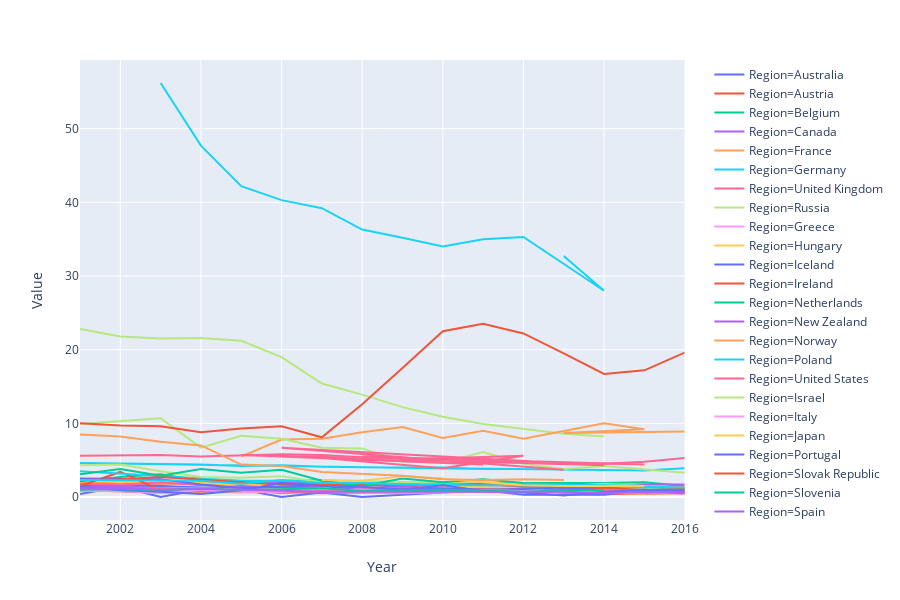

Source (notebook cell):
### Markdown cell above
## 국가별 강력범죄 발생률

### Code cell
px.line(crime_df[crime_df['VAR'] == 'HOMIC_RA'], x='Year', y='Value', color='Region')

### Figure 1 — Plotly figure (JSON) as saved in the notebook; plotly's stock layout.template omitted (floating-point values rounded to 4 significant figures)
{"data": [{"hoverlabel": {"namelength": 0}, "hovertemplate": "Region=Australia<br>Year=%{x}<br>Value=%{y}", "legendgroup": "Region=Australia", "line": {"color": "#636efa", "dash": "solid"}, "mode": "lines", "name": "Region=Australia", "showlegend": true, "type": "scatter", "x": [2001, 2002, 2003, 2004, 2005, 2006, 2007, 2008, 2009, 2010, 2011, 2012, 2013, 2014, 2015, 2016], "xaxis": "x", "y": [1.6, 1.6, 1.5, 1.3, 1.3, 1.4, 1.2, 1.2, 1.2, 1, 1.1, 1.1, 1, 1, 1, 0.9], "yaxis": "y"}, {"hoverlabel": {"namelength": 0}, "hovertemplate": "Region=Austria<br>Year=%{x}<br>Value=%{y}", "legendgroup": "Region=Austria", "line": {"color": "#EF553B", "dash": "solid"}, "mode": "lines", "name": "Region=Austria", "showlegend": true, "type": "scatter", "x": [2001, 2002, 2003, 2004, 2005, 2006, 2007, 2008, 2009, 2010, 2011, 2012, 2013, 2015, 2014, 2016], "xaxis": "x", "y": [0.9, 0.8, 0.6, 0.7, 0.7, 0.7, 0.5, 0.6, 0.5, 0.7, 0.8, 1, 0.6, 0.5, 0.4, 0.5], "yaxis": "y"}, {"hoverlabel": {"namelength": 0}, "hovertemplate": "Region=Belgium<br>Year=%{x}<br>Value=%{y}", "legendgroup": "Region=Belgium", "line": {"color": "#00cc96", "dash": "solid"}, "mode": "lines", "name": "Region=Belgium", "showlegend": true, "type": "scatter", "x": [2001, 2002, 2003, 2004, 2005, 2006, 2007, 2008, 2009, 2010, 2011, 2012, 2013, 2014, 2015, 2016], "xaxis": "x", "y": [2.1, 2.7, 3.1, 2.2, 2.1, 2.1, 2, 1.9, 1.8, 1.7, 1.9, 1.9, 1.8, 1.9, 2, 1.5], "yaxis": "y"}, {"hoverlabel": {"namelength": 0}, "hovertemplate": "Region=Canada<br>Year=%{x}<br>Value=%{y}", "legendgroup": "Region=Canada", "line": {"color": "#ab63fa", "dash": "solid"}, "mode": "lines", "name": "Region=Canada", "showlegend": true, "type": "scatter", "x": [2001, 2002, 2003, 2004, 2005, 2006, 2007, 2008, 2009, 2010, 2011, 2012, 2013, 2014, 2015, 2016], "xaxis": "x", "y": [1.8, 1.9, 1.7, 2, 2.1, 1.9, 1.8, 1.8, 1.8, 1.6, 1.7, 1.6, 1.5, 1.5, 1.7, 1.7], "yaxis": "y"}, {"hoverlabel": {"namelength": 0}, "hovertemplate": "Region=France<br>Year=%{x}<br>Value=%{y}", "legendgroup": "Region=France", "line": {"color": "#FFA15A", "dash": "solid"}, "mode": "lines", "name": "Region=France", "showlegend": true, "type": "scatter", "x": [2001, 2002, 2003, 2004, 2005, 2006, 2007, 2008, 2009, 2010, 2011, 2012, 2013, 2014, 2015, 2016], "xaxis": "x", "y": [1.9, 2, 1.8, 1.8, 1.8, 1.6, 1.5, 1.5, 1.2, 1.2, 1.3, 1.2, 1.2, 1.1, 1.2, 1.4], "yaxis": "y"}, {"hoverlabel": {"namelength": 0}, "hovertemplate": "Region=Germany<br>Year=%{x}<br>Value=%{y}", "legendgroup": "Region=Germany", "line": {"color": "#19d3f3", "dash": "solid"}, "mode": "lines", "name": "Region=Germany", "showlegend": true, "type": "scatter", "x": [2008, 2009, 2010, 2011, 2001, 2002, 2003, 2004, 2005, 2006, 2007, 2012, 2013, 2014, 2015, 2016], "xaxis": "x", "y": [4, 4, 4, 3.8, 4.6, 4.5, 4.4, 4.4, 4.2, 4.3, 4.1, 3.8, 3.7, 3.7, 3.6, 3.9], "yaxis": "y"}, {"hoverlabel": {"namelength": 0}, "hovertemplate": "Region=United Kingdom<br>Year=%{x}<br>Value=%{y}", "legendgroup": "Region=United Kingdom", "line": {"color": "#FF6692", "dash": "solid"}, "mode": "lines", "name": "Region=United Kingdom", "showlegend": true, "type": "scatter", "x": [2001, 2002, 2003, 2004, 2005, 2006, 2007, 2008, 2009, 2010, 2011, 2012, 2013, 2014, 2015, 2016], "xaxis": "x", "y": [1.8, 1.6, 2, 1.6, 1.7, 1.4, 1.5, 1.3, 1.2, 1.2, 1.1, 1.1, 1, 0.9, 1, 1.2], "yaxis": "y"}, {"hoverlabel": {"namelength": 0}, "hovertemplate": "Region=Russia<br>Year=%{x}<br>Value=%{y}", "legendgroup": "Region=Russia", "line": {"color": "#B6E880", "dash": "solid"}, "mode": "lines", "name": "Region=Russia", "showlegend": true, "type": "scatter", "x": [2001, 2002, 2003, 2004, 2005, 2006, 2007, 2008, 2009, 2010, 2011, 2012, 2013, 2014], "xaxis": "x", "y": [22.8, 21.8, 21.5, 21.6, 21.2, 19, 15.4, 13.9, 12.2, 10.9, 9.9, 9.2, 8.6, 8.2], "yaxis": "y"}, {"hoverlabel": {"namelength": 0}, "hovertemplate": "Region=Greece<br>Year=%{x}<br>Value=%{y}", "legendgroup": "Region=Greece", "line": {"color": "#FF97FF", "dash": "solid"}, "mode": "lines", "name": "Region=Greece", "showlegend": true, "type": "scatter", "x": [2001, 2002, 2003, 2004, 2005, 2006, 2007, 2008, 2009, 2010, 2011, 2012, 2013, 2014, 2015, 2016], "xaxis": "x", "y": [1.2, 0.9, 1.1, 1, 1.2, 1, 1.2, 1.3, 1.3, 1.6, 1.5, 1.4, 1.3, 1, 0.8, 0.8], "yaxis": "y"}, {"hoverlabel": {"namelength": 0}, "hovertemplate": "Region=Hungary<br>Year=%{x}<br>Value=%{y}", "legendgroup": "Region=Hungary", "line": {"color": "#FECB52", "dash": "solid"}, "mode": "lines", "name": "Region=Hungary", "showlegend": true, "type": "scatter", "x": [2001, 2002, 2003, 2004, 2005, 2006, 2007, 2008, 2009, 2010, 2011, 2012, 2013, 2015, 2014, 2016], "xaxis": "x", "y": [2.5, 2, 2.3, 2, 1.6, 1.7, 1.5, 1.5, 1.4, 1.3, 1.4, 1.1, 1.4, 1, 1.3, 1], "yaxis": "y"}, {"hoverlabel": {"namelength": 0}, "hovertemplate": "Region=Iceland<br>Year=%{x}<br>Value=%{y}", "legendgroup": "Region=Iceland", "line": {"color": "#636efa", "dash": "solid"}, "mode": "lines", "name": "Region=Iceland", "showlegend": true, "type": "scatter", "x": [2001, 2002, 2003, 2004, 2005, 2006, 2007, 2008, 2009, 2010, 2011, 2012, 2013, 2014, 2015], "xaxis": "x", "y": [0.4, 1.4, 0, 1, 1, 0, 0.6, 0, 0.3, 0.6, 0.9, 0.3, 0.3, 0.3, 0.9], "yaxis": "y"}, {"hoverlabel": {"namelength": 0}, "hovertemplate": "Region=Ireland<br>Year=%{x}<br>Value=%{y}", "legendgroup": "Region=Ireland", "line": {"color": "#EF553B", "dash": "solid"}, "mode": "lines", "name": "Region=Ireland", "showlegend": true, "type": "scatter", "x": [2001, 2002, 2003, 2004, 2005, 2006, 2007, 2008, 2009, 2010, 2011, 2012, 2013, 2014, 2015, 2016], "xaxis": "x", "y": [1.5, 3.4, 0.9, 0.7, 1.2, 1.4, 1.6, 1.1, 1.2, 1.1, 0.9, 1.1, 1.1, 1.1, 0.6, 0.8], "yaxis": "y"}, {"hoverlabel": {"namelength": 0}, "hovertemplate": "Region=Netherlands<br>Year=%{x}<br>Value=%{y}", "legendgroup": "Region=Netherlands", "line": {"color": "#00cc96", "dash": "solid"}, "mode": "lines", "name": "Region=Netherlands", "showlegend": true, "type": "scatter", "x": [2001, 2002, 2003, 2004, 2005, 2006, 2007, 2008, 2009, 2010, 2011, 2012], "xaxis": "x", "y": [1.3, 1.2, 1.2, 1.2, 1.1, 0.8, 0.9, 0.9, 0.9, 0.9, 0.9, 0.9], "yaxis": "y"}, {"hoverlabel": {"namelength": 0}, "hovertemplate": "Region=New Zealand<br>Year=%{x}<br>Value=%{y}", "legendgroup": "Region=New Zealand", "line": {"color": "#ab63fa", "dash": "solid"}, "mode": "lines", "name": "Region=New Zealand", "showlegend": true, "type": "scatter", "x": [2001, 2002, 2003, 2004, 2005, 2006, 2007, 2008, 2009, 2010, 2011, 2012, 2013, 2014], "xaxis": "x", "y": [1.3, 1.5, 1.1, 1.1, 1.5, 1.2, 1.1, 1.2, 1.5, 1.1, 0.9, 1, 1.1, 0.9], "yaxis": "y"}, {"hoverlabel": {"namelength": 0}, "hovertemplate": "Region=Norway<br>Year=%{x}<br>Value=%{y}", "legendgroup": "Region=Norway", "line": {"color": "#FFA15A", "dash": "solid"}, "mode": "lines", "name": "Region=Norway", "showlegend": true, "type": "scatter", "x": [2001, 2002, 2003, 2004, 2005, 2006, 2007, 2008, 2009, 2010, 2011, 2012, 2013, 2015, 2014, 2016], "xaxis": "x", "y": [0.8, 0.8, 0.9, 0.7, 0.6, 0.7, 0.6, 0.6, 0.5, 0.6, 0.7, 0.6, 0.8, 0.4, 0.6, 0.5], "yaxis": "y"}, {"hoverlabel": {"namelength": 0}, "hovertemplate": "Region=Poland<br>Year=%{x}<br>Value=%{y}", "legendgroup": "Region=Poland", "line": {"color": "#19d3f3", "dash": "solid"}, "mode": "lines", "name": "Region=Poland", "showlegend": true, "type": "scatter", "x": [2001, 2002, 2003, 2004, 2005, 2006, 2007, 2008, 2009, 2010, 2011, 2013, 2012, 2015, 2014, 2016], "xaxis": "x", "y": [3.5, 3.2, 2.8, 2.6, 2.2, 2.2, 2.3, 2, 2, 1.8, 1.8, 1.5, 1.6, 1.3, 1.4, 1.2], "yaxis": "y"}, {"hoverlabel": {"namelength": 0}, "hovertemplate": "Region=United States<br>Year=%{x}<br>Value=%{y}", "legendgroup": "Region=United States", "line": {"color": "#FF6692", "dash": "solid"}, "mode": "lines", "name": "Region=United States", "showlegend": true, "type": "scatter", "x": [2001, 2002, 2003, 2004, 2005, 2006, 2007, 2008, 2009, 2010, 2011, 2012, 2013, 2014, 2015, 2016], "xaxis": "x", "y": [5.6, 5.6, 5.7, 5.5, 5.7, 5.8, 5.7, 5.4, 5, 4.8, 4.7, 4.7, 4.5, 4.5, 4.8, 5.3], "yaxis": "y"}, {"hoverlabel": {"namelength": 0}, "hovertemplate": "Region=Israel<br>Year=%{x}<br>Value=%{y}", "legendgroup": "Region=Israel", "line": {"color": "#B6E880", "dash": "solid"}, "mode": "lines", "name": "Region=Israel", "showlegend": true, "type": "scatter", "x": [2001, 2002, 2003, 2004, 2005, 2006, 2007, 2008, 2009, 2010, 2011, 2012, 2013, 2014, 2015], "xaxis": "x", "y": [4.3, 4.4, 3.5, 2.7, 2.6, 2.8, 2, 2.2, 2, 2, 2, 1.7, 1.5, 1.8, 1.5], "yaxis": "y"}, {"hoverlabel": {"namelength": 0}, "hovertemplate": "Region=Italy<br>Year=%{x}<br>Value=%{y}", "legendgroup": "Region=Italy", "line": {"color": "#FF97FF", "dash": "solid"}, "mode": "lines", "name": "Region=Italy", "showlegend": true, "type": "scatter", "x": [2002, 2003, 2004, 2005, 2006, 2007, 2008, 2009, 2010, 2011, 2012, 2013], "xaxis": "x", "y": [1.1, 1.2, 1.2, 1, 1.1, 1.1, 1, 1, 0.9, 0.9, 0.9, 1.4], "yaxis": "y"}, {"hoverlabel": {"namelength": 0}, "hovertemplate": "Region=Japan<br>Year=%{x}<br>Value=%{y}", "legendgroup": "Region=Japan", "line": {"color": "#FECB52", "dash": "solid"}, "mode": "lines", "name": "Region=Japan", "showlegend": true, "type": "scatter", "x": [2001, 2002, 2003, 2004, 2005, 2006, 2007, 2008, 2009, 2010, 2011, 2012, 2013, 2014, 2015], "xaxis": "x", "y": [1.1, 1.1, 1.1, 1.1, 1.1, 1, 0.9, 1, 0.9, 0.8, 0.8, 0.8, 0.7, 0.8, 0.7], "yaxis": "y"}, {"hoverlabel": {"namelength": 0}, "hovertemplate": "Region=Portugal<br>Year=%{x}<br>Value=%{y}", "legendgroup": "Region=Portugal", "line": {"color": "#636efa", "dash": "solid"}, "mode": "lines", "name": "Region=Portugal", "showlegend": true, "type": "scatter", "x": [2001, 2002, 2003, 2004, 2005, 2006, 2007, 2008, 2009, 2010, 2011, 2012, 2013, 2014, 2015, 2016], "xaxis": "x", "y": [2.5, 2.4, 2.4, 1.7, 1.2, 1.4, 1.6, 0.8, 1.1, 1.2, 1, 1.1, 1.3, 0.9, 1, 0.6], "yaxis": "y"}, {"hoverlabel": {"namelength": 0}, "hovertemplate": "Region=Slovak Republic<br>Year=%{x}<br>Value=%{y}", "legendgroup": "Region=Slovak Republic", "line": {"color": "#EF553B", "dash": "solid"}, "mode": "lines", "name": "Region=Slovak Republic", "showlegend": true, "type": "scatter", "x": [2001, 2002, 2003, 2004, 2005, 2006, 2007, 2008, 2009, 2010, 2011, 2012, 2013, 2014, 2015, 2016], "xaxis": "x", "y": [2.3, 2.4, 2.7, 2.3, 2, 1.7, 1.7, 1.7, 1.6, 1.6, 1.8, 1.4, 1.4, 1.3, 0.9, 1.1], "yaxis": "y"}, {"hoverlabel": {"namelength": 0}, "hovertemplate": "Region=Slovenia<br>Year=%{x}<br>Value=%{y}", "legendgroup": "Region=Slovenia", "line": {"color": "#00cc96", "dash": "solid"}, "mode": "lines", "name": "Region=Slovenia", "showlegend": true, "type": "scatter", "x": [2001, 2002, 2003, 2004, 2005, 2006, 2007, 2008, 2009, 2010, 2011, 2012], "xaxis": "x", "y": [3.1, 3.8, 2.9, 3.8, 3.3, 3.7, 2.2, 1.5, 2.5, 2, 2.4, 1.9], "yaxis": "y"}, {"hoverlabel": {"namelength": 0}, "hovertemplate": "Region=Spain<br>Year=%{x}<br>Value=%{y}", "legendgroup": "Region=Spain", "line": {"color": "#ab63fa", "dash": "solid"}, "mode": "lines", "name": "Region=Spain", "showlegend": true, "type": "scatter", "x": [2001, 2002, 2003, 2004, 2005, 2006, 2007, 2008, 2009, 2010, 2011, 2012, 2013, 2014, 2015, 2016], "xaxis": "x", "y": [1.2, 1.1, 1.1, 0.9, 0.9, 0.8, 0.7, 0.9, 0.9, 0.9, 0.8, 0.8, 0.6, 0.7, 0.6, 0.6], "yaxis": "y"}, {"hoverlabel": {"namelength": 0}, "hovertemplate": "Region=Chile<br>Year=%{x}<br>Value=%{y}", "legendgroup": "Region=Chile", "line": {"color": "#FFA15A", "dash": "solid"}, "mode": "lines", "name": "Region=Chile", "showlegend": true, "type": "scatter", "x": [2005, 2006, 2007, 2008, 2009, 2010, 2011, 2012, 2014, 2015, 2013, 2016], "xaxis": "x", "y": [5.5, 7.8, 7.9, 8.8, 9.5, 8, 9, 7.9, 10, 9.2, 8.7, 8.9], "yaxis": "y"}, {"hoverlabel": {"namelength": 0}, "hovertemplate": "Region=Czech Republic<br>Year=%{x}<br>Value=%{y}", "legendgroup": "Region=Czech Republic", "line": {"color": "#19d3f3", "dash": "solid"}, "mode": "lines", "name": "Region=Czech Republic", "showlegend": true, "type": "scatter", "x": [2001, 2002, 2003, 2004, 2005, 2006, 2007, 2008, 2009, 2010, 2011, 2015, 2012, 2014, 2013, 2016], "xaxis": "x", "y": [2.3, 2.3, 2.3, 2.2, 1.8, 2.3, 1.9, 1.9, 1.7, 1.7, 1.6, 1.5, 1.8, 1.5, 1.7, 1.3], "yaxis": "y"}, {"hoverlabel": {"namelength": 0}, "hovertemplate": "Region=Denmark<br>Year=%{x}<br>Value=%{y}", "legendgroup": "Region=Denmark", "line": {"color": "#FF6692", "dash": "solid"}, "mode": "lines", "name": "Region=Denmark", "showlegend": true, "type": "scatter", "x": [2001, 2002, 2003, 2004, 2005, 2006, 2007, 2008, 2009, 2010, 2011, 2012, 2013, 2014, 2015, 2016], "xaxis": "x", "y": [1, 0.9, 1.2, 0.8, 1, 0.5, 0.8, 1, 1, 0.8, 0.8, 0.7, 0.7, 1, 0.8, 0.9], "yaxis": "y"}, {"hoverlabel": {"namelength": 0}, "hovertemplate": "Region=Estonia<br>Year=%{x}<br>Value=%{y}", "legendgroup": "Region=Estonia", "line": {"color": "#B6E880", "dash": "solid"}, "mode": "lines", "name": "Region=Estonia", "showlegend": true, "type": "scatter", "x": [2001, 2002, 2003, 2004, 2005, 2006, 2007, 2008, 2009, 2010, 2011, 2012, 2013, 2014, 2015, 2016], "xaxis": "x", "y": [9.9, 10.3, 10.7, 6.7, 8.3, 7.9, 6.7, 6.6, 4.8, 4.7, 6.1, 4.5, 3.8, 4.2, 3.8, 3.3], "yaxis": "y"}, {"hoverlabel": {"namelength": 0}, "hovertemplate": "Region=Finland<br>Year=%{x}<br>Value=%{y}", "legendgroup": "Region=Finland", "line": {"color": "#FF97FF", "dash": "solid"}, "mode": "lines", "name": "Region=Finland", "showlegend": true, "type": "scatter", "x": [2001, 2002, 2003, 2004, 2005, 2006, 2007, 2008, 2009, 2010, 2011, 2012, 2013, 2014, 2015, 2016], "xaxis": "x", "y": [0.9, 0.8, 0.5, 1, 0.7, 0.7, 1.1, 0.9, 0.7, 0.7, 0.9, 0.8, 0.7, 0.7, 0.7, 0.4], "yaxis": "y"}, {"hoverlabel": {"namelength": 0}, "hovertemplate": "Region=Korea<br>Year=%{x}<br>Value=%{y}", "legendgroup": "Region=Korea", "line": {"color": "#FECB52", "dash": "solid"}, "mode": "lines", "name": "Region=Korea", "showlegend": true, "type": "scatter", "x": [2007, 2008, 2009, 2010, 2011, 2012, 2013, 2015, 2014], "xaxis": "x", "y": [2.3, 2.2, 2.8, 2.5, 2, 1.6, 1.5, 1.5, 1.5], "yaxis": "y"}, {"hoverlabel": {"namelength": 0}, "hovertemplate": "Region=Luxembourg<br>Year=%{x}<br>Value=%{y}", "legendgroup": "Region=Luxembourg", "line": {"color": "#636efa", "dash": "solid"}, "mode": "lines", "name": "Region=Luxembourg", "showlegend": true, "type": "scatter", "x": [2001, 2002, 2003, 2004, 2005, 2006, 2007, 2008, 2009, 2010, 2011, 2012, 2013, 2014, 2015, 2016], "xaxis": "x", "y": [1.4, 0.9, 0.7, 0.4, 0.9, 1.9, 1.5, 1.4, 1, 1.6, 0.8, 0.6, 0.2, 0.7, 0.9, 0.9], "yaxis": "y"}, {"hoverlabel": {"namelength": 0}, "hovertemplate": "Region=Mexico<br>Year=%{x}<br>Value=%{y}", "legendgroup": "Region=Mexico", "line": {"color": "#EF553B", "dash": "solid"}, "mode": "lines", "name": "Region=Mexico", "showlegend": true, "type": "scatter", "x": [2001, 2002, 2003, 2004, 2005, 2006, 2007, 2008, 2009, 2010, 2011, 2012, 2013, 2014, 2015, 2016], "xaxis": "x", "y": [10, 9.7, 9.6, 8.8, 9.3, 9.6, 8.1, 12.6, 17.5, 22.5, 23.5, 22.2, 19.5, 16.7, 17.2, 19.6], "yaxis": "y"}, {"hoverlabel": {"namelength": 0}, "hovertemplate": "Region=Sweden<br>Year=%{x}<br>Value=%{y}", "legendgroup": "Region=Sweden", "line": {"color": "#00cc96", "dash": "solid"}, "mode": "lines", "name": "Region=Sweden", "showlegend": true, "type": "scatter", "x": [2001, 2002, 2003, 2004, 2005, 2006, 2007, 2008, 2009, 2010, 2011, 2012, 2013, 2014], "xaxis": "x", "y": [1, 1.1, 0.9, 1.2, 0.9, 1, 1.2, 0.8, 0.9, 1, 0.9, 0.7, 0.9, 0.9], "yaxis": "y"}, {"hoverlabel": {"namelength": 0}, "hovertemplate": "Region=Switzerland<br>Year=%{x}<br>Value=%{y}", "legendgroup": "Region=Switzerland", "line": {"color": "#ab63fa", "dash": "solid"}, "mode": "lines", "name": "Region=Switzerland", "showlegend": true, "type": "scatter", "x": [2001, 2002, 2003, 2004, 2005, 2006, 2007, 2008, 2009, 2010, 2011, 2012, 2013, 2014, 2015, 2016], "xaxis": "x", "y": [1.2, 1.2, 1, 1.1, 1, 0.8, 0.7, 0.7, 0.7, 0.7, 0.6, 0.6, 0.7, 0.5, 0.7, 0.5], "yaxis": "y"}, {"hoverlabel": {"namelength": 0}, "hovertemplate": "Region=Turkey<br>Year=%{x}<br>Value=%{y}", "legendgroup": "Region=Turkey", "line": {"color": "#FFA15A", "dash": "solid"}, "mode": "lines", "name": "Region=Turkey", "showlegend": true, "type": "scatter", "x": [2001, 2002, 2003, 2004, 2005, 2006, 2007, 2008, 2009, 2010, 2011, 2012, 2013], "xaxis": "x", "y": [8.5, 8.2, 7.5, 7, 4.4, 4.2, 3.4, 3.2, 2.9, 2.4, 2.3, 2.4, 2.3], "yaxis": "y"}, {"hoverlabel": {"namelength": 0}, "hovertemplate": "Region=Colombia<br>Year=%{x}<br>Value=%{y}", "legendgroup": "Region=Colombia", "line": {"color": "#19d3f3", "dash": "solid"}, "mode": "lines", "name": "Region=Colombia", "showlegend": true, "type": "scatter", "x": [2003, 2004, 2005, 2006, 2007, 2008, 2009, 2010, 2011, 2012, 2014, 2013], "xaxis": "x", "y": [56.2, 47.7, 42.2, 40.3, 39.2, 36.3, 35.2, 34, 35, 35.3, 28, 32.7], "yaxis": "y"}, {"hoverlabel": {"namelength": 0}, "hovertemplate": "Region=Latvia<br>Year=%{x}<br>Value=%{y}", "legendgroup": "Region=Latvia", "line": {"color": "#FF6692", "dash": "solid"}, "mode": "lines", "name": "Region=Latvia", "showlegend": true, "type": "scatter", "x": [2013, 2006, 2014, 2009, 2012, 2010, 2007, 2011, 2005, 2015, 2008], "xaxis": "x", "y": [3.7, 6.7, 4.3, 5.1, 5.6, 3.9, 5.3, 4.4, 5.7, 4.4, 5.5], "yaxis": "y"}], "layout": {"height": 600, "legend": {"tracegroupgap": 0}, "margin": {"t": 60}, "xaxis": {"anchor": "y", "domain": [0, 0.98], "title": {"text": "Year"}}, "yaxis": {"anchor": "x", "domain": [0, 1], "title": {"text": "Value"}}}}
